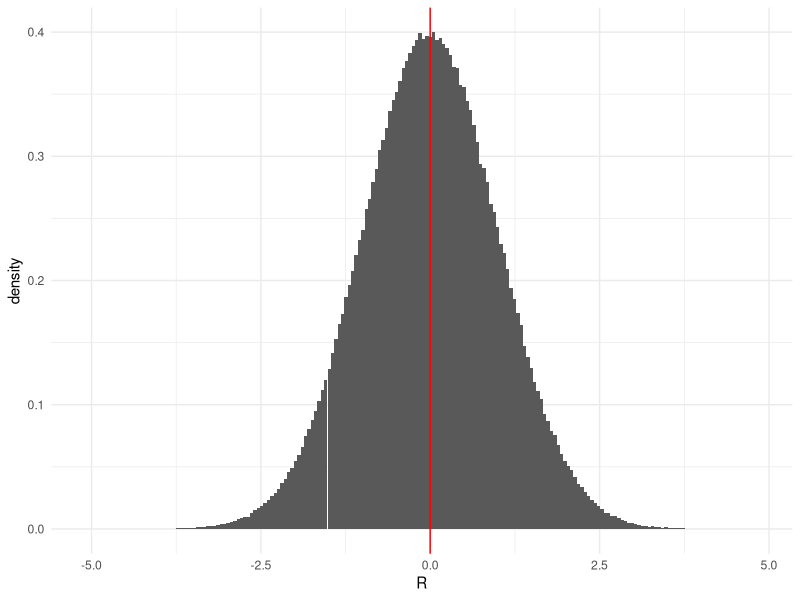
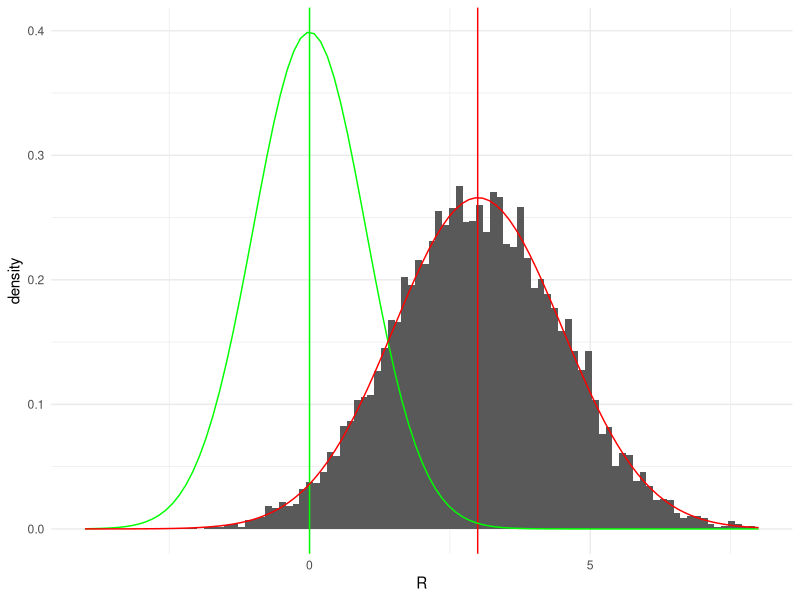
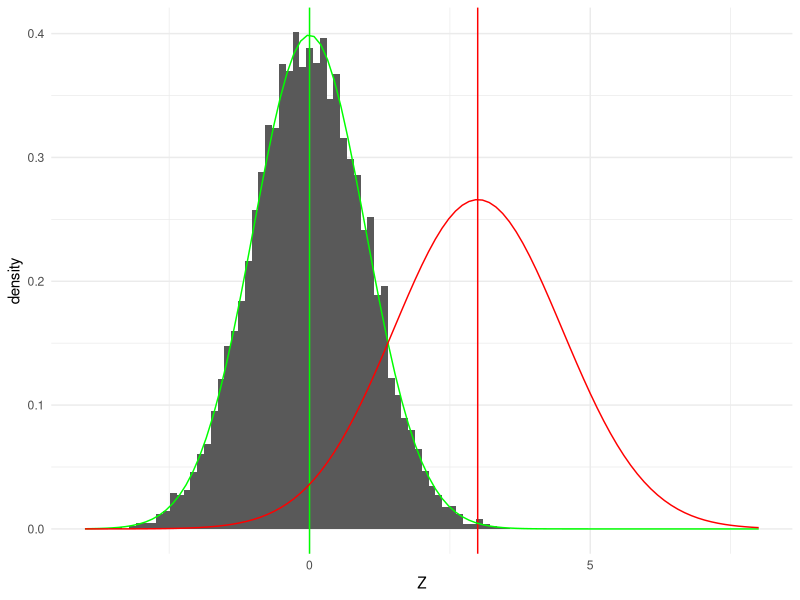
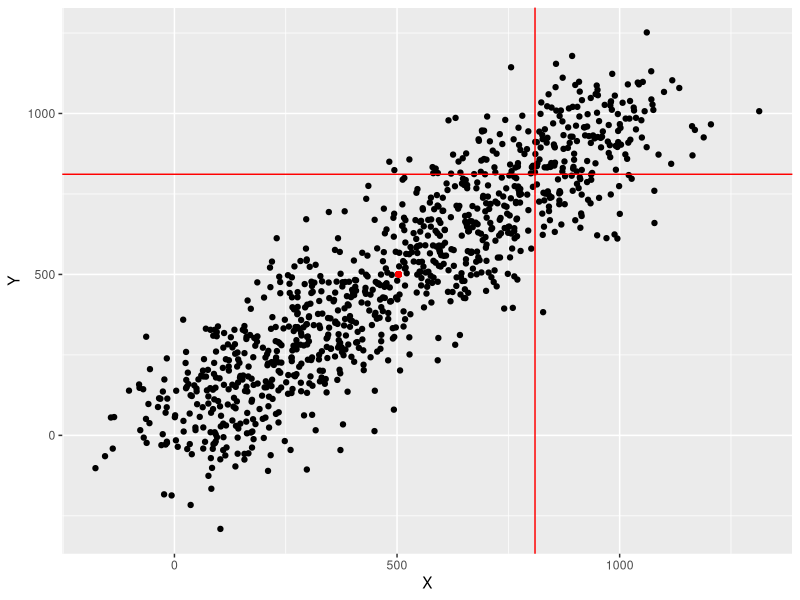

These figures' R source, in order:
## ---- chunk 1
knitr::opts_chunk$set(echo = TRUE)
knitr::opts_chunk$set(fig.width=10)
## ---- chunk 2
library(ggplot2)
set.seed(1337) #seed for reproducibility
data <- data.frame(R = rnorm(n = 1000000))

ggplot(data, aes(x = R)) +
  geom_histogram(aes(y = ..density..), bins = 200) + 
  geom_vline(xintercept = mean(data$R), color="red") +
  theme_minimal()
## ---- chunk 3
A <- numeric() # Variable for storing the area sizes

A[1] <- (sum (abs (data$R[data$R < mean(data$R)]))) /sum(abs(data$R)) # Area to the left of the mean in percent
A[2] <- (sum (abs (data$R[data$R > mean(data$R)]))) /sum(abs(data$R)) # Area to the right of the mean in percent

print(A)
## ---- chunk 4
library(ggplot2)
set.seed(1337) #seed for reproducibility
data_st <- data.frame(R = rnorm(n = 10000, mean = 3, sd = 1.5))

ggplot(data_st, aes(x = R)) +
  geom_histogram(aes(y=..density..),bins = 100) + 
  geom_vline(xintercept = mean(data_st$R), color="red") +
  geom_vline(xintercept = 0, color="green") +
  stat_function(fun = dnorm, color = "green", args = list(mean = 0, sd = 1))+
  stat_function(fun = dnorm, color = "red", args = list(mean = 3, sd = 1.5)) +
  xlim(c(-4,8)) +
  theme_minimal()
## ---- chunk 5
data_st$Z <- (data_st$R - mean(data_st$R)) / sd(data_st$R)

ggplot(data_st, aes(x = Z)) +
  geom_histogram(aes(y=..density..),bins = 100) + 
  geom_vline(xintercept = mean(data_st$R), color="red") +
  geom_vline(xintercept = 0, color="green") +
  stat_function(fun = dnorm, color = "green", args = list(mean = 0, sd = 1))+
  stat_function(fun = dnorm, color = "red", args = list(mean = 3, sd = 1.5)) +
  xlim(c(-4,8)) +
  theme_minimal()
## ---- chunk 6
library(ggplot2)
set.seed(1337)
data_cov <- data.frame(X = 1:1000 + rnorm(1000, sd = 100),
                       Y = 1:1000 + rnorm(1000, sd = 100))

ggplot(data_cov, aes(x = X, y = Y)) + 
  geom_point() +
  geom_point(aes(x = mean(X), y = mean(Y)), color ="red") + 
  geom_vline(xintercept = mean(data_cov$X) + sd(data_cov$X), color = "red") +
  geom_hline(yintercept = mean(data_cov$Y) + sd(data_cov$Y), color = "red")
